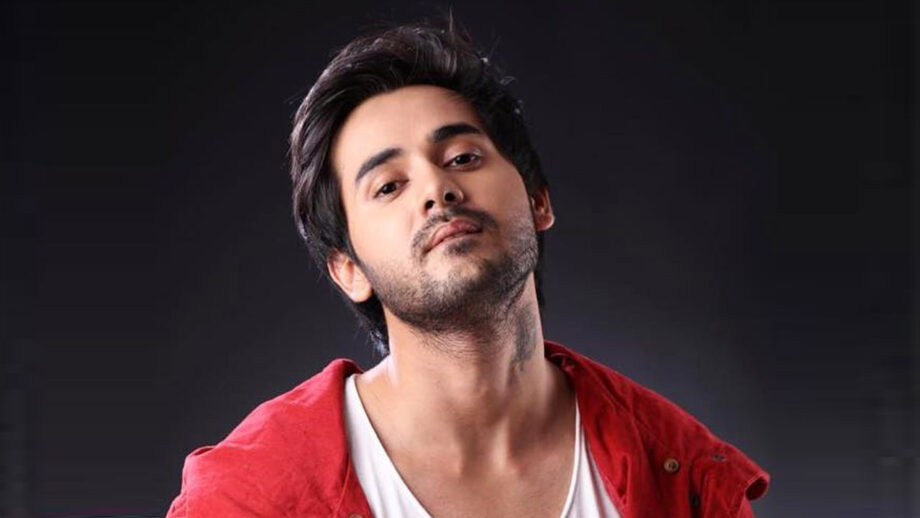
#> input picture randeep.jpg, 920 x 518 px
$ python face_detection.py
#> lines starting #> are read from the running program, lines starting #| are printed output that depends on the picture
import cv2

face_cascade = cv2.CascadeClassifier("haarcascade_frontalface_default.xml")

img = cv2.imread("randeep.jpg")
#> img is the input picture: shape (518, 920, 3); mean B, G, R 49, 46, 66.1
gray_img = cv2.cvtColor(img,cv2.COLOR_BGR2GRAY)
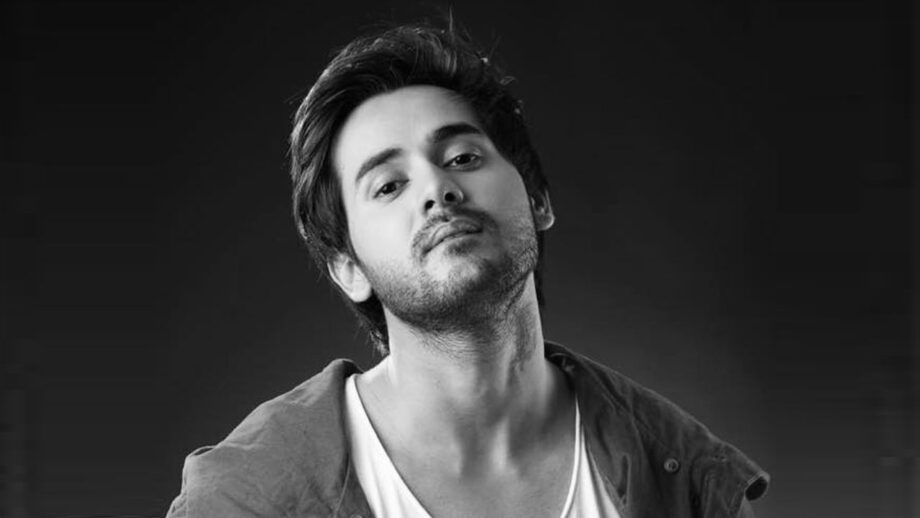
#> gray_img: shape (518, 920); min 0, max 255, mean 52.4

faces = face_cascade.detectMultiScale(gray_img,scaleFactor=1.1,minNeighbors=5)
#> faces = [[315, 79, 211, 211]]

for x,y,z,w in faces:
    rec = cv2.rectangle(img,(x,y),(x+z,y+w),(0,255,0),thickness=5)
#> this loop made 1 pass
print(rec)
#> (printed output is left out)


cv2.imshow("randeep",img)
cv2.waitKey()
